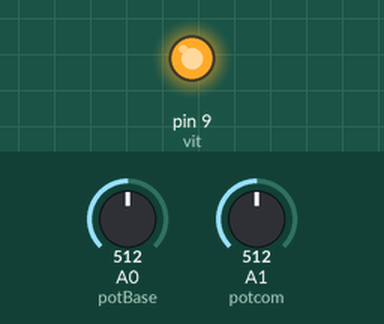
Recording of a sketch running on a simulated Arduino Uno, built with avr-gcc and run on an emulated ATmega328P. On the bench: output pins drawn as LEDs (lit = HIGH). The test bench sets the inputs (shaded band); at power-on: A0 (potBase) = 512, A1 (potcom) = 512. Pins used as bus, display or sensor lines are not drawn; what the sketch prints to the serial monitor is not drawn.

Above: at 0.1 s.
Timing chart, 0 to 1.6 s (numbered marks = the images above):
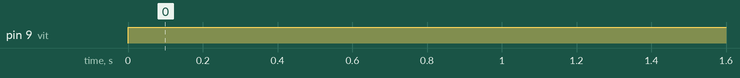

Measured:
- by itself, pin 9 (vit): LOW → HIGH at 0.00 s

The sketch:

asservissement_bras_robot.ino
```cpp
const int potBase = A0;
const int potcom = A1;

const int c1 = 7;
const int c2 = 8;
const int vit = 9;

int commande = 800;
int a = 120;
int b = 20;
int pos;
int dep = 100;

void setup() {
  Serial.begin(9600);
  pinMode(c1, OUTPUT);
  pinMode(c2, OUTPUT);
  pinMode(vit, OUTPUT);
}

void loop() {
  commande = analogRead(potcom);
  pos = analogRead(potBase);
  pos = map(pos, 73, 910, 0, 1024);
  Serial.println(pos);
  if (pos < commande - a) {
    digitalWrite(c1, HIGH);
    digitalWrite(c2, LOW);
    analogWrite(vit, 255);
  }
  if (pos > commande + a) {
    digitalWrite(c1, LOW);
    digitalWrite(c2, HIGH);
    analogWrite(vit, 255);
  }
  if ((pos > commande - a) && (pos < commande)) {
    digitalWrite(c1, HIGH);
    digitalWrite(c2, LOW);
    analogWrite(vit, ((-255/a)*(pos-b) + (255/a)*commande));
  }
  if ((pos < commande + a) &&(pos > commande)) {
    digitalWrite(c1, LOW);
    digitalWrite(c2, HIGH);
    analogWrite(vit, ((-255/a)*(pos-b) + (255/a)*commande));
  }

}
```
